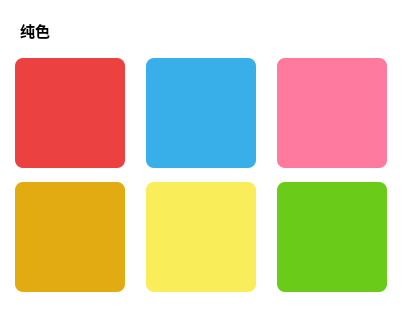
<?xml version="1.0" encoding="UTF-8"?>
<ui version="4.0">
 <class>ChangeColorForm</class>
 <widget class="QWidget" name="ChangeColorForm">
  <property name="geometry">
   <rect>
    <x>0</x>
    <y>0</y>
    <width>409</width>
    <height>317</height>
   </rect>
  </property>
  <property name="windowTitle">
   <string>Form</string>
  </property>
  <property name="styleSheet">
   <string notr="true">QWidget {
    border: 1px;
    background: rgb(255, 255, 255);
    border-radius: 8px;
}

QPushButton#ptnRed {
    background: rgb(236, 65, 65);
    border: 0px;
}

QPushButton#ptnBlue {
    background: rgb(57, 175, 234);
    border: 0px;
}

QPushButton#ptnPink {
    background: rgb(255, 122, 158);
    border: 0px;
}

QPushButton#ptnOrange {
    background: rgb(226, 171, 18);
    border: 0px;
}

QPushButton#ptnYellow {
    background: rgb(249, 238, 90);
    border: 0px;
}

QPushButton#ptnGreen {
    background: rgb(106, 204, 25);
    border: 0px;
}</string>
  </property>
  <widget class="QWidget" name="gridLayoutWidget">
   <property name="geometry">
    <rect>
     <x>0</x>
     <y>50</y>
     <width>403</width>
     <height>251</height>
    </rect>
   </property>
   <layout class="QGridLayout" name="gridLayout">
    <item row="0" column="2">
     <widget class="QPushButton" name="ptnPink">
      <property name="maximumSize">
       <size>
        <width>110</width>
        <height>110</height>
       </size>
      </property>
      <property name="text">
       <string/>
      </property>
     </widget>
    </item>
    <item row="0" column="1">
     <widget class="QPushButton" name="ptnBlue">
      <property name="maximumSize">
       <size>
        <width>110</width>
        <height>110</height>
       </size>
      </property>
      <property name="text">
       <string/>
      </property>
     </widget>
    </item>
    <item row="0" column="0">
     <widget class="QPushButton" name="ptnRed">
      <property name="maximumSize">
       <size>
        <width>110</width>
        <height>110</height>
       </size>
      </property>
      <property name="cursor">
       <cursorShape>ArrowCursor</cursorShape>
      </property>
      <property name="autoFillBackground">
       <bool>false</bool>
      </property>
      <property name="text">
       <string/>
      </property>
     </widget>
    </item>
    <item row="1" column="0">
     <widget class="QPushButton" name="ptnOrange">
      <property name="maximumSize">
       <size>
        <width>110</width>
        <height>110</height>
       </size>
      </property>
      <property name="text">
       <string/>
      </property>
     </widget>
    </item>
    <item row="1" column="1">
     <widget class="QPushButton" name="ptnYellow">
      <property name="maximumSize">
       <size>
        <width>110</width>
        <height>110</height>
       </size>
      </property>
      <property name="text">
       <string/>
      </property>
     </widget>
    </item>
    <item row="1" column="2">
     <widget class="QPushButton" name="ptnGreen">
      <property name="maximumSize">
       <size>
        <width>110</width>
        <height>110</height>
       </size>
      </property>
      <property name="text">
       <string/>
      </property>
     </widget>
    </item>
   </layout>
  </widget>
  <widget class="QLabel" name="label">
   <property name="geometry">
    <rect>
     <x>20</x>
     <y>10</y>
     <width>61</width>
     <height>41</height>
    </rect>
   </property>
   <property name="font">
    <font>
     <family>Microsoft YaHei UI</family>
     <pointsize>11</pointsize>
     <bold>true</bold>
    </font>
   </property>
   <property name="text">
    <string>纯色</string>
   </property>
  </widget>
 </widget>
 <resources/>
 <connections/>
</ui>
